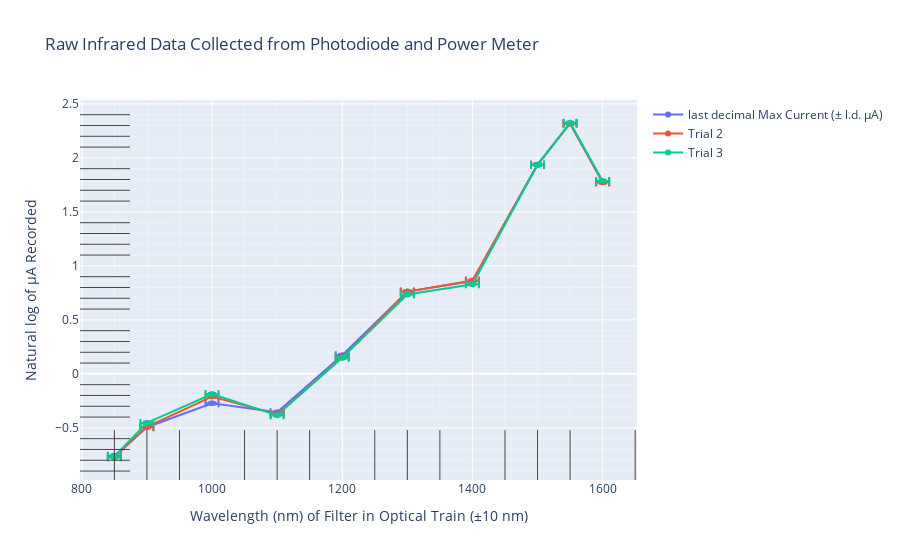

Notebook code for this chart:
### Code cell
df = np.log(IR_data_numeric)
log_IR = df
fig = go.Figure()
for col in range(df.shape[1]-2):
    fig.add_trace(go.Scatter(x=df.index.to_numpy(), 
        error_x = dict(type='data', array=IR_data_numeric["λ uncertainty (nm)"], visible=True),
        y = df.iloc[:,col].to_numpy(),
        error_y = dict(type='data', array=IR_data_numeric["Current uncertainty (μA)"], 
            visible=True),
        name=df.columns[col]))
#fig.add_scatter("last decimal Max Current (± l.d. μA)")
fig.update_layout(title="Raw Infrared Data Collected from Photodiode and Power Meter",
    yaxis_title="Natural log of μA Recorded", 
    xaxis_title="Wavelength (nm) of Filter in Optical Train (±10 nm)")
fig.update_yaxes(minor=dict(ticks="inside", ticklen=50, showgrid=True))
#fig.update_yaxes(type="log")
fig.update_xaxes(minor=dict(ticks="inside", ticklen=50, showgrid=True))
fig.write_html("collected_ln_IR_data_numerical.html")
fig

### Figure 1 — Plotly figure (JSON) as saved in the notebook; plotly's stock layout.template omitted (floating-point values rounded to 4 significant figures)
{"data": [{"error_x": {"array": [10, 10, 10, 10, 10, 10, 10, 10, 10, 10], "type": "data", "visible": true}, "error_y": {"array": [0.01, 0.01, 0.01, 0.01, 0.01, 0.01, 0.01, 0.01, 0.01, 0.01], "type": "data", "visible": true}, "name": "last decimal Max Current (± l.d. μA)", "type": "scatter", "x": [850, 900, 1000, 1100, 1200, 1300, 1400, 1500, 1550, 1600], "y": [-0.7572, -0.4943, -0.2731, -0.3552, 0.1731, 0.7617, 0.8599, 1.937, 2.321, 1.777]}, {"error_x": {"array": [10, 10, 10, 10, 10, 10, 10, 10, 10, 10], "type": "data", "visible": true}, "error_y": {"array": [0.01, 0.01, 0.01, 0.01, 0.01, 0.01, 0.01, 0.01, 0.01, 0.01], "type": "data", "visible": true}, "name": "Trial 2", "type": "scatter", "x": [850, 900, 1000, 1100, 1200, 1300, 1400, 1500, 1550, 1600], "y": [-0.7722, -0.491, -0.2107, -0.3754, 0.1527, 0.7608, 0.8646, 1.937, 2.316, 1.772]}, {"error_x": {"array": [10, 10, 10, 10, 10, 10, 10, 10, 10, 10], "type": "data", "visible": true}, "error_y": {"array": [0.01, 0.01, 0.01, 0.01, 0.01, 0.01, 0.01, 0.01, 0.01, 0.01], "type": "data", "visible": true}, "name": "Trial 3", "type": "scatter", "x": [850, 900, 1000, 1100, 1200, 1300, 1400, 1500, 1550, 1600], "y": [-0.7657, -0.4541, -0.1875, -0.3827, 0.1484, 0.7352, 0.8299, 1.936, 2.325, 1.787]}], "layout": {"title": {"text": "Raw Infrared Data Collected from Photodiode and Power Meter"}, "xaxis": {"minor": {"showgrid": true, "ticklen": 50, "ticks": "inside"}, "title": {"text": "Wavelength (nm) of Filter in Optical Train (±10 nm)"}}, "yaxis": {"minor": {"showgrid": true, "ticklen": 50, "ticks": "inside"}, "title": {"text": "Natural log of μA Recorded"}}}}
